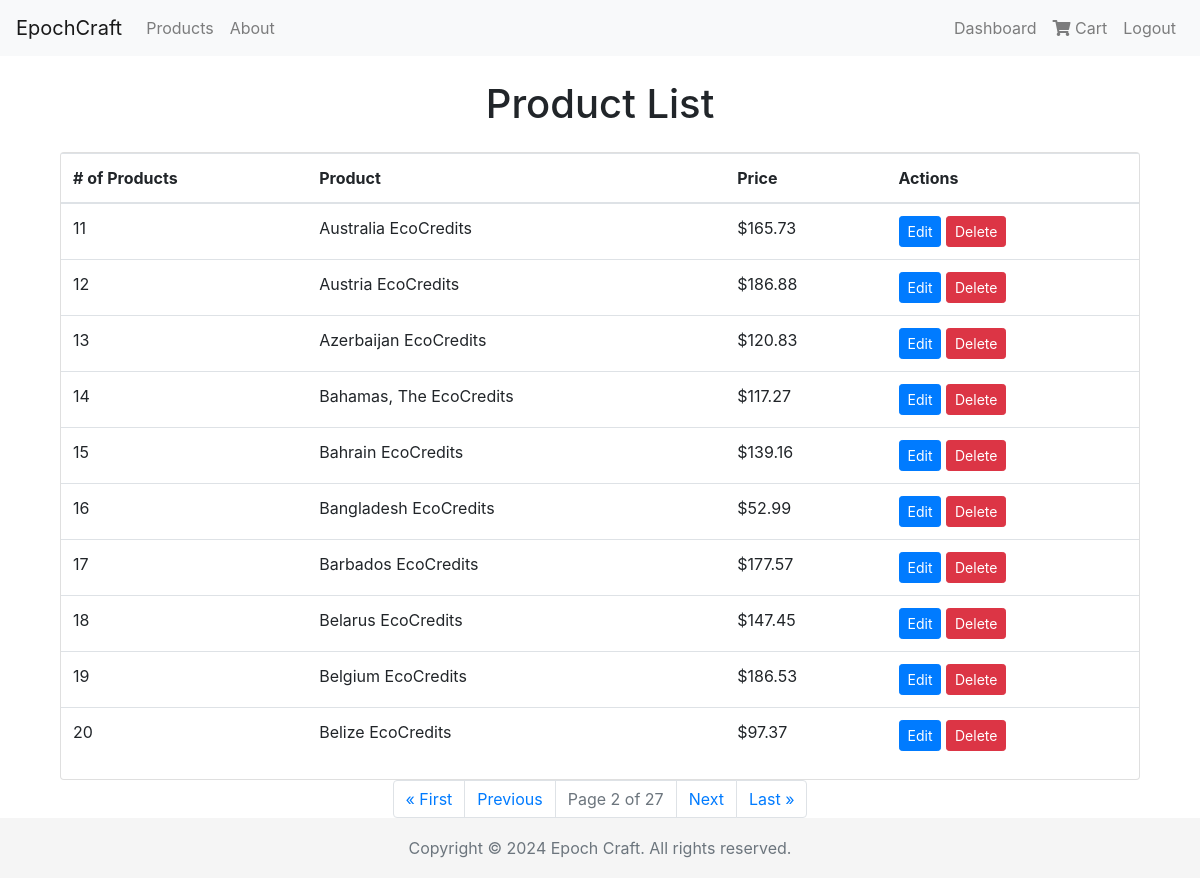
/management/products/?page=2 (signed in), run on the app's committed database.
### cc_shop/models.py (models this page shows, shortened)
class Product(models.Model):
    country = models.ForeignKey(Country, on_delete=models.CASCADE, related_name='products')
    description = models.TextField()
    price = models.DecimalField(max_digits=10, decimal_places=2)
    type = models.CharField(max_length=50)   # Types could be like "Carbon Offset", "Renewable Energy Credit", etc

class Country(models.Model):
    country_code = models.CharField(max_length=3, primary_key=True)
    country_name = models.CharField(max_length=100)
    def __str__(self):
        return self.country_name

### cc_shop/views.py (the view)
# urls.py: path('management/products/', views.product_list, name='product_list'),
@login_required
def product_list(request):
    items_per_page = 10
    all_products = Product.objects.all()
    paginator = Paginator(all_products, items_per_page)
    page_number = request.GET.get('page', 1)
    try:
        products_page_obj = paginator.get_page(page_number)
    except PageNotAnInteger:
        products_page_obj = paginator.get_page(1)
    except EmptyPage:
        products_page_obj = paginator.get_page(paginator.num_pages)
    product_start_index = (products_page_obj.number - 1) * items_per_page + 1
    context = {
        'products_page_obj': products_page_obj,
        'product_start_index': product_start_index
    }
    return render(request, 'product_list.html', context)

### cc_shop/templates/product_list.html
{% extends 'base.html' %}
{% block content %}
<div class="container mt-4">
    <h1 class="text-center mb-4">Product List</h1>
    <div class="card">
        <table class="table table-hover">
            <thead>
                <tr>
                    <th># of Products</th>
                    <th>Product</th>
                    <th>Price</th>
                    <th>Actions</th>
                </tr>
            </thead>
            <tbody>
                {% for product in products_page_obj %}
                <tr>
                    <td>{{ forloop.counter0|add:product_start_index }}</td>
                    <td>{{ product.country }} EcoCredits</td>
                    <td>${{ product.price }}</td>
                    <td>
                        <a href="{% url 'edit_product' product.id %}" class="btn btn-primary btn-sm">Edit</a>
                        <a href="{% url 'delete_product' product.id %}" class="btn btn-danger btn-sm">Delete</a>
                    </td>
                </tr>
                {% empty %}
                <tr><td colspan="4">No products found.</td></tr>
                {% endfor %}
            </tbody>
        </table>
    </div>
    <nav aria-label="Page navigation">
        <ul class="pagination justify-content-center">
            {% if products_page_obj.has_previous %}
                <li class="page-item"><a class="page-link" href="?page=1">&laquo; First</a></li>
                <li class="page-item"><a class="page-link" href="?page={{ products_page_obj.previous_page_number }}">Previous</a></li>
            {% endif %}
            <li class="page-item disabled"><a class="page-link" href="#">Page {{ products_page_obj.number }} of {{ products_page_obj.paginator.num_pages }}</a></li>
            {% if products_page_obj.has_next %}
                <li class="page-item"><a class="page-link" href="?page={{ products_page_obj.next_page_number }}">Next</a></li>
                <li class="page-item"><a class="page-link" href="?page={{ products_page_obj.paginator.num_pages }}">Last &raquo;</a></li>
            {% endif %}
        </ul>
    </nav>
</div>
{% endblock %}

### cc_shop/templates/base.html (style rules this page uses)
html { position: relative; min-height: 100%; }
body { margin-bottom: 60px; }

### data on the page
Product: country "Australia", price "165.73"
Product: country "Austria", price "186.88"
Product: country "Azerbaijan", price "120.83"
Product: country "Bahamas, The", price "117.27"
Product: country "Bahrain", price "139.16"
Product: country "Bangladesh", price "52.99"
Product: country "Barbados", price "177.57"
Product: country "Belarus", price "147.45"
Product: country "Belgium", price "186.53"
Product: country "Belize", price "97.37"

### other printed values
{{ products_page_obj.number }} "2"
{{ products_page_obj.paginator.num_pages }} "27"
